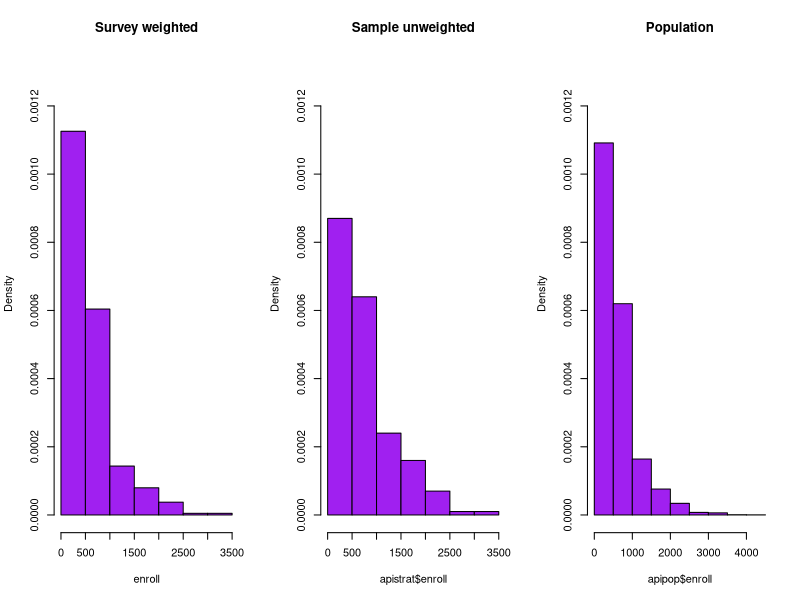
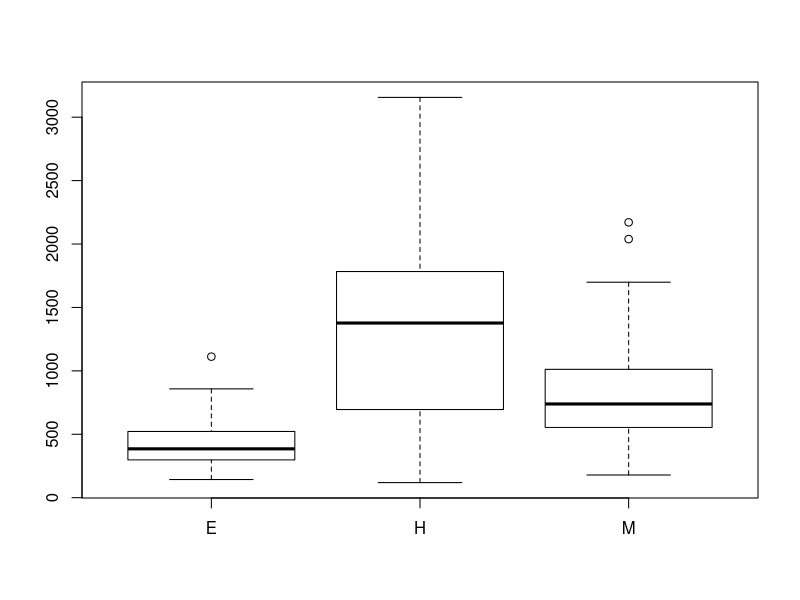
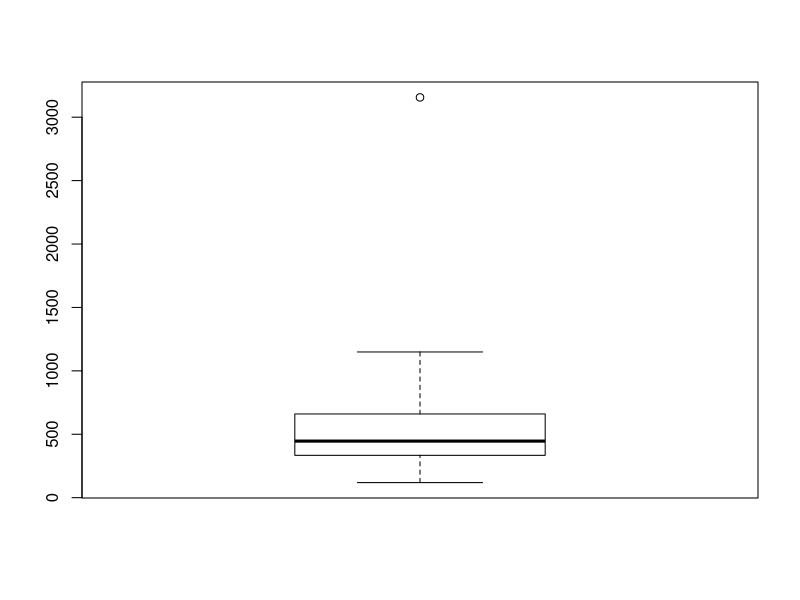

Generate these figures, in order, with R:
library(survey)


### Name: svyhist
### Title: Histograms and boxplots
### Aliases: svyhist svyboxplot
### Keywords: survey hplot

### ** Examples

data(api)
dstrat <- svydesign(id = ~1, strata = ~stype, weights = ~pw, data = apistrat, 
    fpc = ~fpc)
opar<-par(mfrow=c(1,3))
svyhist(~enroll, dstrat, main="Survey weighted",col="purple",ylim=c(0,1.3e-3))
hist(apistrat$enroll,  main="Sample unweighted",col="purple",prob=TRUE,ylim=c(0,1.3e-3))
hist(apipop$enroll,  main="Population",col="purple",prob=TRUE,ylim=c(0,1.3e-3))

par(mfrow=c(1,1))
svyboxplot(enroll~stype,dstrat,all.outliers=TRUE)
svyboxplot(enroll~1,dstrat)
par(opar)
